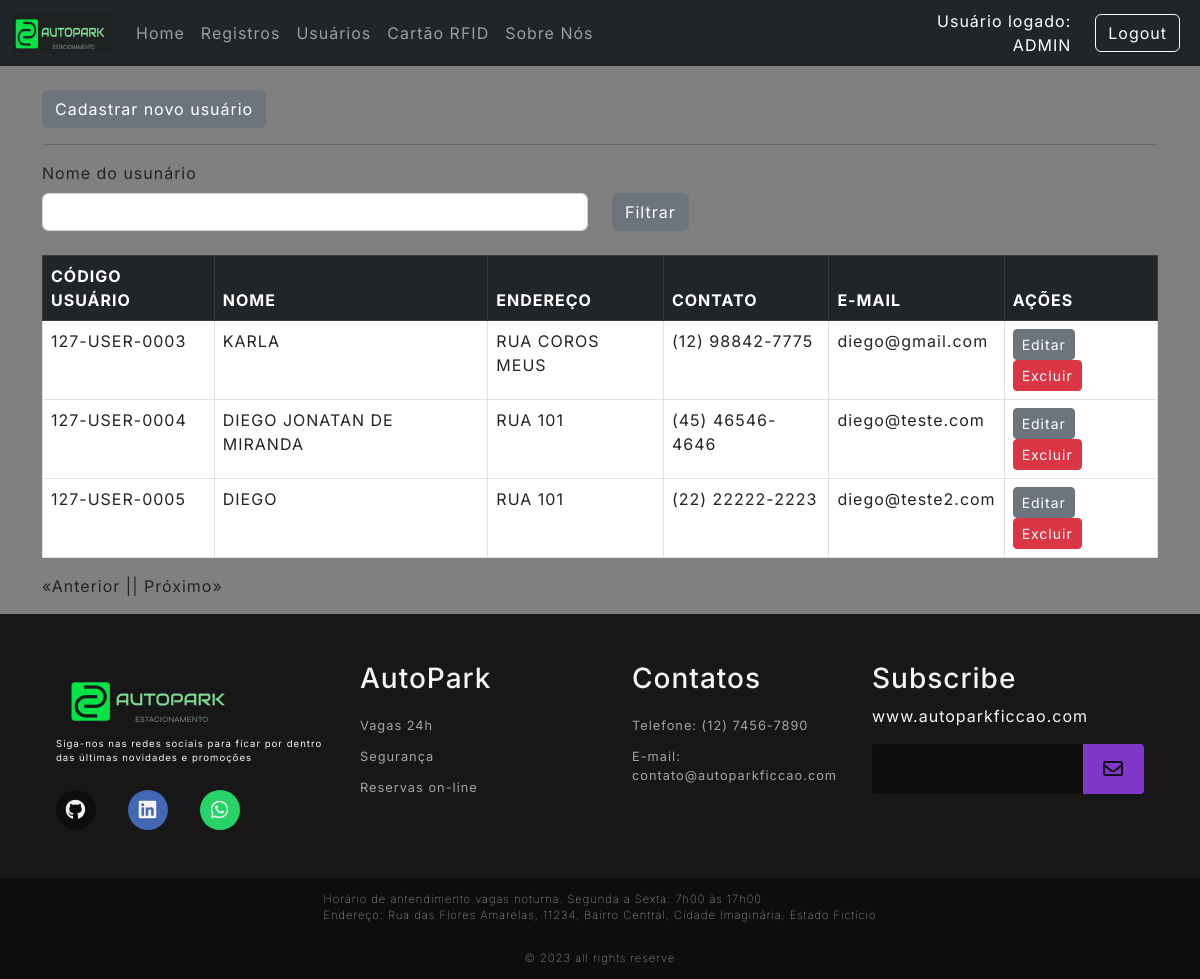
/user/list (signed in), run on the app's committed database.
### Src/Model/BancoDados.py (models this page shows, shortened)
class Usuarios(UserMixin,db.Model):
  __tablename__= "Usuarios"
  id = db.Column(db.Integer, primary_key=True, autoincrement=True)
  cpf = db.Column(db.Integer, unique=True)
  codUser = db.Column(db.Integer, unique=True)
  nome = db.Column(db.String(150))
  endereco = db.Column(db.String(150))
  contato = db.Column(db.String(150))
  email = db.Column(db.String(150))
  senha = db.Column(db.String(150))
  status = db.Column(db.String(3))

### Src/View/User.py (the view)
@User.route('/list', defaults={'page':1}, methods=['GET'])
@User.route('/list/<int:page>', methods=['GET'])
@login_required
def listUser(page):
  _userFilter=request.values.get('nomeUsuario')
  if _userFilter == 'None' or _userFilter is None:
    _userFilter=""
  return render_template('listaUsuarios.html', listData=UserController.List(page,_userFilter),_nomeUser=_userFilter)

### Src/Controller/Users.py (called while the page is built)
  def List(page,_userFilter, per_page=15):
    if len(_userFilter)<1 :
      query = Usuarios.query.paginate(page=page, per_page=per_page)
      queryCount = Usuarios.query.count()
    else:
      query = Usuarios.query.filter(Usuarios.nome.like('%'+_userFilter+'%')).paginate(page=page, per_page=per_page)
      queryCount = Usuarios.query.count()
    return {
      "regUser": query,
      "count": queryCount,
      "page": page,
      "per_page": per_page
    }

### Src/View/Login.py (called while the page is built)
@login_manager.user_loader
def load_user(employee_id):
  usuario = Usuarios.query.filter_by(id=employee_id).first()
  return usuario

### Templates/listaUsuarios.html (shortened to what this page needs)
{% extends 'base.html' %}
{% block conteudo %}
<br>
{% if current_user.status == "ADMIN" %}
<a href="{{url_for('router.user.listCodUser', id=current_user.nome)}}" class="btn btn-secondary btn-xs">Cadastrar novo usuário</a>
<hr>
{% endif%}
<div class="row">
    <label class="form-label" for="form3Example4">Nome do usunário</label>
    <fieldset class="form-group col-md-6">
        <form action="{{url_for('router.user.listUser')}}" method="GET">
            <input type="text" class="form-control" name="nomeUsuario" value="{{_nomeUser}}">
    </fieldset>
    <fieldset class="form-group col-md-4">
        <button type="submit" class="btn btn-secondary">Filtrar</button>
    </fieldset>
</div>
<br>
<div class="bg-white ">
  <table class="table table-bordered table-hover">
    <thead class="table-dark">
      <tr>
        <th scope="col">CÓDIGO USUÁRIO</th>
        <th scope="col">NOME</th>
        <th scope="col">ENDEREÇO</th>
        <th scope="col">CONTATO</th>
        <th scope="col">E-MAIL</th>
        {% if current_user.status == "ADMIN" %}
        <th scope="col">AÇÕES</th>
        {% endif %}
      </tr>
    </thead>
    <tbody>
      {% for registro in listData['regUser'].items %}
      {% if not registro.nome == "ADMIN" %}
      <tr>
        <td>{{registro.codUser}}</td>
        <td>{{registro.nome}}</td>
        <td>{{registro.endereco}}</td>
        <td>{{registro.contato}}</td>
        <td>{{registro.email}}</td>
        {% if current_user.status == "ADMIN" %}
        <td>
          <a href="{{registro.id}}/updateUser" class="btn btn-secondary btn-sm">Editar</a>
          <a href="{{registro.id}}/removeUser" onclick="return confirm('Deseja realmente excluir esse registro ?')" class="btn btn-danger btn-sm">Excluir</a>
        </td>
        {% endif %}
      </tr>
      {% endif %}
      {% endfor %}
    </tbody>
  </table>
</div>
<div style="display: flex;">
    {% if listData['regUser'].has_prev %}
    <a href="{{listData['regUser'].prev_num}}?nomeUsuario={{_nomeUser}}">«Anterior |</a>
    {% else %}
    <p>«Anterior |</p>
    {% endif %}
    {% if listData['regUser'].has_next %}
      {% if listData['page'] == 1%}
        <a href="list/{{listData['regUser'].next_num}}?nomeUsuario={{_nomeUser}}">| Próximo»</a>
      {% else %}
        <a href="{{listData['regUser'].next_num}}?nomeUsuario={{_nomeUser}}">| Próximo»</a>
      {% endif %}
    {% else %}
    <p>| Próximo»</p>
    {% endif %}
</div>
{% endblock conteudo %}

### Templates/base.html (shortened to what this page needs)
<!DOCTYPE html>
<html lang="pt-br">
<head>
  <link rel="stylesheet" href="https://cdn.jsdelivr.net/npm/bootstrap@5.2.3/dist/css/bootstrap.min.css"
>
  <link rel="stylesheet" href="https://cdnjs.cloudflare.com/ajax/libs/font-awesome/6.4.2/css/all.min.css"
 />
  <link rel="stylesheet" href="{{url_for('static', filename='style.css')}}">
</head>
<body>
  <header>
    {% include 'top.html' %}
  </header>
  <main class="main-auto">
    <div class="container">
      {% block conteudo %}
      {% endblock conteudo %}
    </div>
  </main>
  <footer>
    {% include 'footer.html' %}
  </footer>
</body>
</html>

### Templates/top.html
<div id="containers">
    <nav class="navbar navbar-expand-lg navbar-dark bg-dark">
        <div class="container-fluid">
            <a class="navbar-brand" href="{{url_for('router.home.index')}}">
                <img src="{{url_for('static', filename='Images/LogoNavi.png')}}" style="width: 100px; height: 40px;">
            </a>
            <div class="collapse navbar-collapse" id="navbarSupportedContent">
                <ul class="navbar-nav me-auto mb-2 mb-lg-0">
                    <li class="nav-item">
                        <a class="nav-link" href="{{url_for('router.home.index')}}">Home</a>
                    </li>
                    {% if current_user.nome == "ADMIN" %}
                    <li class="nav-item">
                        <a class="nav-link" href="{{url_for('router.traffic.list')}}">Registros</a>
                    </li>
                    <li class="nav-item">
                        <a class="nav-link" href="{{url_for('router.user.listUser')}}">Usuários</a>
                    </li>
                    <li class="nav-item">
                        <a class="nav-link" href="{{url_for('router.cadCartao.ListCartao')}}">Cartão RFID</a>
                    </li>
                    {% elif current_user.nome  %}
                    <li class="nav-item">
                        <a class="nav-link" href="{{ url_for('router.user.listUser')}}">Usuários</a>
                    </li>
                    {% elif current_user.nome  %}
                    <li class="nav-item">
                        <a class="nav-link" href="{{url_for('router.user.listUser')}}">Usuários</a>
                    </li>
                    {% endif %}
                    <li class="nav-item" style="width: 120px;">
                        <a class="nav-link" href="{{url_for('router.about.sobre')}}">Sobre Nós</a>
                    </li>
                </ul>
                {% if not current_user.nome %}
                <div class="text-end" style="width: 200px;">
                    <a type="button" class="btn btn-outline-light me-2"
                        href="{{url_for('router.login.login')}}">Login</a>
                </div>
                {% else %}
                <div class="text-end me-4" style="text-align:right; color:white; width:300px ">
                    Usuário logado:<br>{{current_user.nome}}
                </div>
                <div class="text-end">
                    <a type="button" class="btn btn-outline-light me-2"
                        href="{{url_for('router.login.logout')}}">Logout</a>
                </div>
                {% endif %}
            </div>
        </div>
    </nav>
</div>

### Templates/footer.html (shortened to what this page needs)
  <div id="footer_content">
      <div id="footer_contacts">
          <img src="{{url_for('static', filename='Images/LogoFooter.png')}}">
          <p>Siga-nos nas redes sociais para ficar por dentro das últimas novidades e promoções</p>
          <div id="footer_social_media">
              <a href="#" class="footer-link" id="github">
                <i class="fa-brands fa-github"></i>
              </a>
              <a href="#" class="footer-link" id="linkedin">
                <i class="fa-brands fa-linkedin"></i>
              </a>
              <a href="#" class="footer-link" id="whatsapp">
                <i class="fa-brands fa-whatsapp"></i>
              </a>
          </div>
      </div>
          <ul class="footer-list">
            <li>              <h3>AutoPark</h3>            </li>
            <li> <a href="#" class="footer-link">Vagas 24h</a>      </li>
            <li>
              <a href="#" class="footer-link">Segurança</a>
            </li>
            <li>
              <a href="#" class="footer-link">Reservas on-line</a>
            </li>
          </ul>
          <ul class="footer-list">
            <li>
              <h3>Contatos</h3>
            </li>
            <li>
              <a class="footer-link">Telefone: (12) 7456-7890</a>
            </li>
            <li>
              <a href="#" class="footer-link">E-mail: contato@autoparkficcao.com</a>
            </li>
          </ul>
          <div id = "footer_subscribe">
            <h3>Subscribe</h3>
            <p>
              www.autoparkficcao.com
            </p>
            <div id="input_group">
              <input type="email" id="email">
              <button><i class="fa-regular fa-envelope"></i></button>
            </div>
          </div>
  </div>
  <div id="footer_endereco">
    Horário de antendimento vagas noturna. Segunda a Sexta: 7h00 às 17h00
    <br>
    Endereço: Rua das Flores Amarelas, 11234, Bairro Central, Cidade Imaginária, Estado Fictício
  </div>
  <div id="footer_copyright">
      &#169
      2023 all rights reserve
  </div>

### Public/style.css (style rules this page uses)
:root { --color-neutral-0: #0e0c0c; --color-neutral-10: #171717; --color-neutral-30: #a8a29e; --color-neutral-40: #f5f5f5; --color-neutral-50: #808080; }
* { font-family: 'Inter', sans-serif; margin: 0; padding: 0; box-sizing: border-box; letter-spacing: 1px; }
body { background: var(--color-neutral-50); }
main { height: auto; }
footer { bottom: 0; width: 100%; color: var(--color-neutral-40); }
.footer-link { text-decoration: none; }
#footer_content { background-color: var(--color-neutral-10); display: grid; grid-template-columns: repeat(4, 1fr); padding: 3rem 3.5rem; }
#footer_contacts p { font-size: 0.6rem; }
#footer_social_media { display: flex; gap: 2rem; margin-top: 1.5rem; }
#footer_social_media .footer-link { display: flex; align-items: center; justify-content: center; height: 2.5rem; width: 2.5rem; color: var(--color-neutral-40); border-radius: 50%; transition: all 0.4s; }
#footer_social_media .footer-link i { font-size: 1.25rem; }
#github { background-color: #0e0c0c; }
#linkedin { background-color: #4267b3; }
#whatsapp { background-color: #25d366; }
.footer-list { display: flex; flex-direction: column; gap: 0.75rem; list-style: none; font-size: 0.8rem; }
.footer-list .footer-link { color: var(--color-neutral-30); transition: all 0.4s; }
#input_group { display: flex; align-items: center; background-color: var(--color-neutral-0); border-radius: 4px; }
#input_group input { all: unset; padding: 0.75rem; width: 100%; }
#input_group button { background-color: #7f37c9; border: none; color: var(--color-neutral-0); padding: 0px 1.25rem; font-size: 1.25rem; height: 50px; border-radius: 0px 4px 4px 0px; cursor: pointer; transition: all 0.4s; }
#footer_copyright { display: flex; justify-content: center; background-color: var(--color-neutral-0); font-size: 0.7rem; padding: 0.8rem; font-weight: 50; }
#footer_endereco { display: flex; justify-content: center; background-color: var(--color-neutral-0); font-size: 0.7rem; padding: 0.8rem; font-weight: 10; }

### data on the page
Usuarios: nome "ADMIN"
Usuarios: codUser "127-USER-0003", nome "KARLA", endereco "RUA COROS MEUS", contato "(12) 98842-7775", email "diego@gmail.com"
Usuarios: codUser "127-USER-0004", nome "DIEGO JONATAN DE MIRANDA", endereco "RUA 101", contato "(45) 46546-4646", email "diego@teste.com"
Usuarios: codUser "127-USER-0005", nome "DIEGO", endereco "RUA 101", contato "(22) 22222-2223", email "diego@teste2.com"
